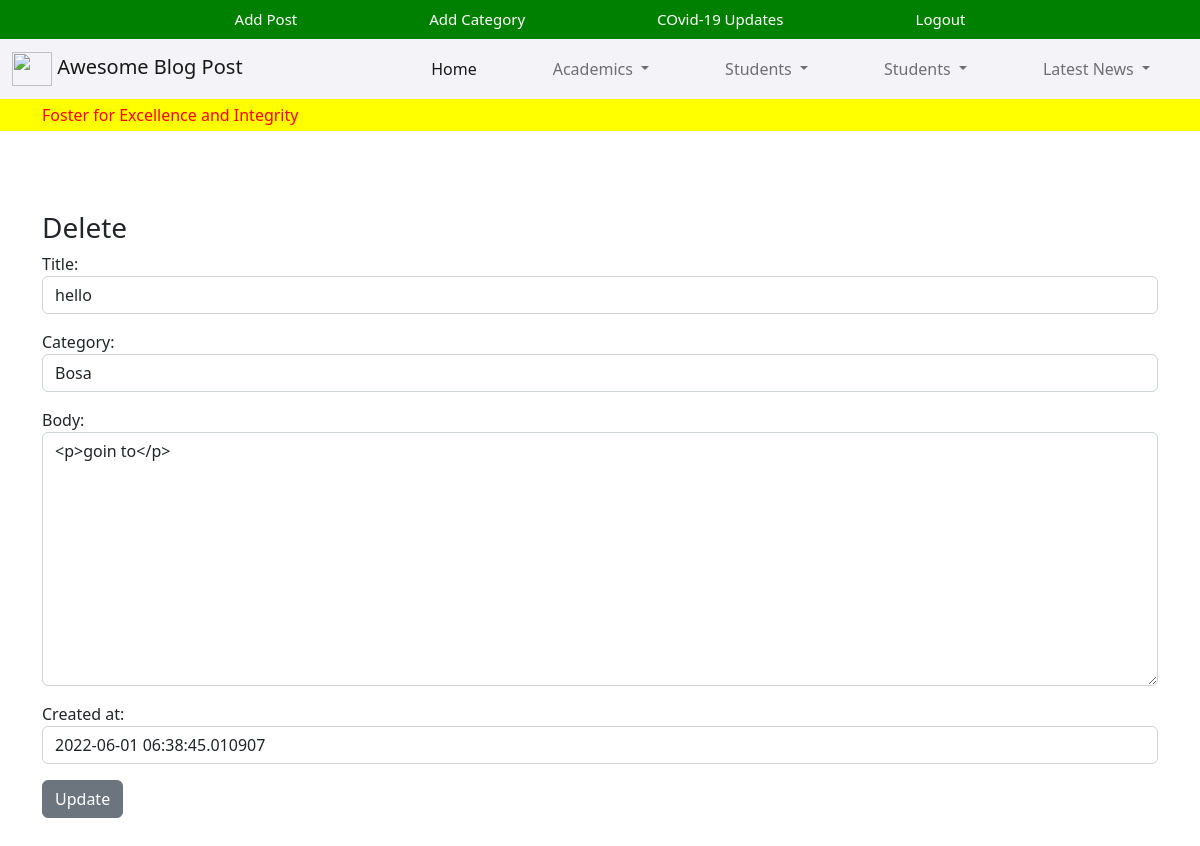
Page /article/edit/30 (signed in) on the earlier database version.
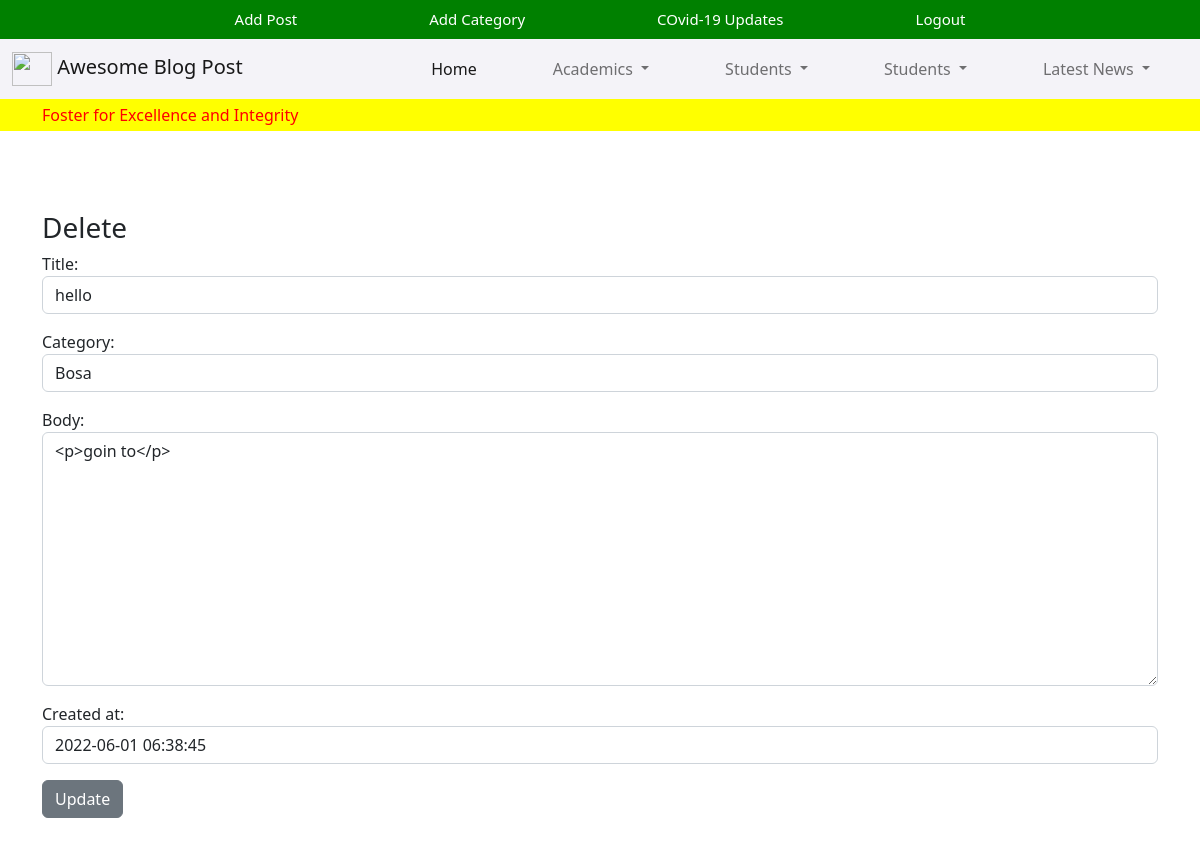
Same page on the later database version.
### theblog/models.py (models this page shows, shortened)
class Post(models.Model):
    title = models.CharField(max_length=200)
    author = models.ForeignKey(User, on_delete=models.CASCADE)
    body = RichTextUploadingField(blank=True, null=True)
    created_at = models.DateTimeField(default=datetime.now, blank=True)
    category = models.CharField(max_length=200, default='Testing')
    likes = models.ManyToManyField(User, related_name='blog_bost')
    class Meta:
        verbose_name_plural = "Posts"

### theblog/views.py (the view)
# urls.py: path('article/edit/<int:pk>', UpdatePostView.as_view(), name="update_post"),
class UpdatePostView(UpdateView):
    model = Post
    form_class = PostForm
    template_name = 'update_post.html'

### theblog/forms.py
class   PostForm(forms.ModelForm):
    class Meta:
        model = Post
        fields = ('title', 'author','category',  'body' , 'created_at')
        widgets = {
            'title' : forms.TextInput(attrs={'class' : 'form-control'}),
            'author' : forms.TextInput(attrs={'class' : 'form-control','value':'', 'id':'admin', 'type':'hidden'}),
            'category' : forms.Select(choices = choice_list , attrs={'class' : 'form-control'}),
            'body' : forms.Textarea(attrs={'class' : 'form-control'}),
            'created_at' : forms.TextInput(attrs={'class' : 'form-control'}),
        }

### theblog/templates/update_post.html (shortened to what this page needs)
{% extends 'base.html' %}
{% block content %}
<br><br>
{% if user.is_authenticated %}
    {% if user.id == post.author.id %}
    <h3>Delete</h3>
    <div class="form-group">
        <form method="POST">
            {{ form.as_p }}
            <button class="btn btn-secondary"> Update</button>
{% else %}
            <strong>You are not allowed here (And you Know it!!)</strong>
        </form>
    </div>
    {% endif %}
{% endif %}
    </form>
</div>
{% endblock %}

Differences in the rows shown:
changed Post "hello": created_at "2022-06-01 06:38:45.010907" → "2022-06-01 06:38:45"
